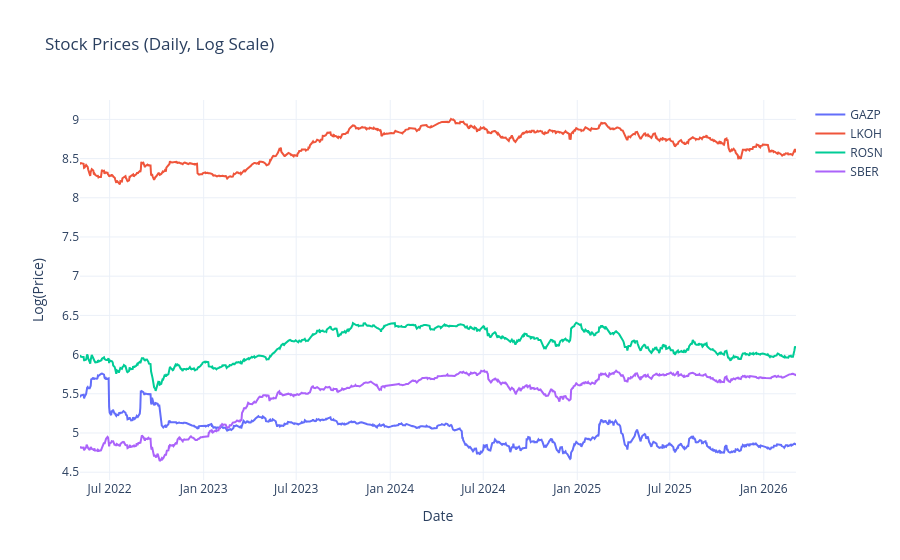

Write notebook code for a chart like this one.
### Code cell
# Log scale

fig = go.Figure()

for ticker in stocks_data_1w_daily_df['company'].unique():
    df = stocks_data_1w_daily_df[stocks_data_1w_daily_df['company'] == ticker]
    fig.add_trace(
        go.Scatter(
            x=df['begin'],
            y=np.log(df['close']),
            mode="lines",
            name=ticker
        )
    )

fig.update_layout(
    title="Stock Prices (Daily, Log Scale)",
    xaxis_title="Date",
    yaxis_title="Log(Price)",
    template="plotly_white"
)
fig.show()

### Figure 1 — Plotly figure (JSON) as saved in the notebook; plotly's stock layout.template omitted (floating-point values rounded to 4 significant figures; data arrays with more than 128 entries replaced by an {"elided": "..."} marker saying what was removed)
{"data": [{"mode": "lines", "name": "GAZP", "type": "scatter", "x": {"elided": "972 str values"}, "y": {"elided": "972 float values"}}, {"mode": "lines", "name": "LKOH", "type": "scatter", "x": {"elided": "972 str values"}, "y": {"elided": "972 float values"}}, {"mode": "lines", "name": "ROSN", "type": "scatter", "x": {"elided": "972 str values"}, "y": {"elided": "972 float values"}}, {"mode": "lines", "name": "SBER", "type": "scatter", "x": {"elided": "972 str values"}, "y": {"elided": "972 float values"}}], "layout": {"title": {"text": "Stock Prices (Daily, Log Scale)"}, "xaxis": {"title": {"text": "Date"}}, "yaxis": {"title": {"text": "Log(Price)"}}}}
